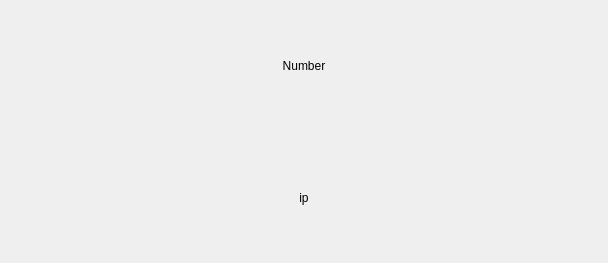
<?xml version="1.0" encoding="UTF-8"?>
<ui version="4.0">
 <class>Form</class>
 <widget class="QWidget" name="Form">
  <property name="geometry">
   <rect>
    <x>0</x>
    <y>0</y>
    <width>608</width>
    <height>263</height>
   </rect>
  </property>
  <property name="windowTitle">
   <string>Form</string>
  </property>
  <layout class="QGridLayout" name="gridLayout">
   <property name="leftMargin">
    <number>0</number>
   </property>
   <property name="topMargin">
    <number>0</number>
   </property>
   <property name="rightMargin">
    <number>0</number>
   </property>
   <property name="bottomMargin">
    <number>0</number>
   </property>
   <property name="horizontalSpacing">
    <number>0</number>
   </property>
   <item row="0" column="2">
    <layout class="QVBoxLayout" name="verticalLayout">
     <property name="spacing">
      <number>0</number>
     </property>
     <item>
      <widget class="QLabel" name="number">
       <property name="sizePolicy">
        <sizepolicy hsizetype="Expanding" vsizetype="Expanding">
         <horstretch>0</horstretch>
         <verstretch>0</verstretch>
        </sizepolicy>
       </property>
       <property name="text">
        <string>Number</string>
       </property>
       <property name="scaledContents">
        <bool>true</bool>
       </property>
       <property name="alignment">
        <set>Qt::AlignCenter</set>
       </property>
      </widget>
     </item>
     <item>
      <widget class="QLabel" name="ip">
       <property name="sizePolicy">
        <sizepolicy hsizetype="Expanding" vsizetype="Expanding">
         <horstretch>0</horstretch>
         <verstretch>0</verstretch>
        </sizepolicy>
       </property>
       <property name="text">
        <string>ip</string>
       </property>
       <property name="alignment">
        <set>Qt::AlignCenter</set>
       </property>
      </widget>
     </item>
    </layout>
   </item>
  </layout>
 </widget>
 <resources/>
 <connections/>
</ui>
